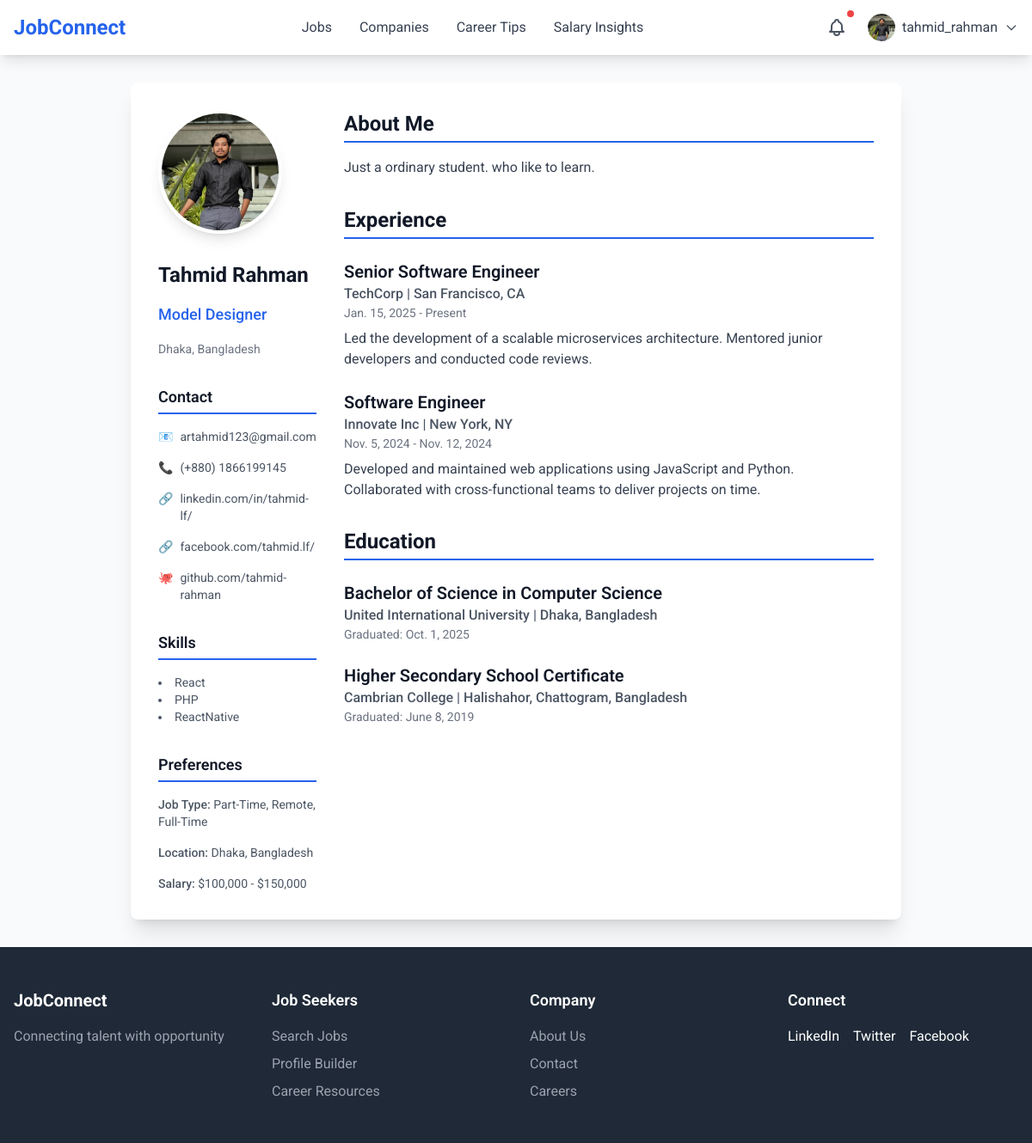
Screenshot of /jobseeker/resume-view/1 (signed in) with the database file from the repository.
### accounts/models.py (models this page shows, shortened)
class CustomUser(AbstractBaseUser, PermissionsMixin):
    id = models.AutoField(primary_key=True)
    name = models.CharField(max_length=100)
    username = models.CharField(max_length=100, unique=True)
    email = models.EmailField(unique=True)
    phone_no = models.IntegerField(max_length=15,null=True,blank=True)
    role = models.CharField(max_length=50, choices=[
        ('admin', 'Admin'),
        ('user', 'User'),
        ('employee', 'Employee'),
    ], default='user')
    status = models.CharField(max_length=50, choices=[
        ('approved','Approved'),
        ('pending', 'Pending'),
    ],default='pending')
    is_active = models.BooleanField(default=True)
    is_staff = models.BooleanField(default=False)
    google_id = models.CharField(max_length=255, blank=True, null=True)
    email_verified = models.BooleanField(default=False)
    objects = CustomUserManager()
    USERNAME_FIELD = 'email'
    REQUIRED_FIELDS = ['username', 'name']

### jobseeker/models.py (models this page shows, shortened)
class Profile(models.Model):
    user = models.OneToOneField(CustomUser, on_delete=models.CASCADE, related_name='profile')
    profile_id = models.AutoField(primary_key=True)
    profile_picture = models.ImageField(upload_to='profile_pics/', blank=True, null=True,default='profile_pics/profile_1.png')
    google_picture_url = models.URLField(blank=True, null=True)
    first_name = models.CharField(max_length=50, blank=True, null=True)
    last_name = models.CharField(max_length=50, blank=True, null=True)
    job_title = models.CharField(max_length=100, blank=True, null=True)
    location = models.CharField(max_length=100, blank=True, null=True)
    about_me = models.TextField( blank=True, null=True)
    establised_at = models.DateField(blank=True, null=True)
    total_employees = models.IntegerField(blank=True, null=True)

class Contact(models.Model):
    profile = models.ForeignKey(Profile, on_delete=models.CASCADE, related_name='contacts')
    contact_id = models.AutoField(primary_key=True)
    email = models.EmailField(blank=True, null=True)
    phone = models.IntegerField(blank=True, null=True)
    link1 = models.URLField(blank=True, null=True)
    link2 = models.URLField(blank=True, null=True)
    link3 = models.URLField(blank=True, null=True)

class Skill(models.Model):
    profile = models.ForeignKey(Profile, on_delete=models.CASCADE, related_name='skills')
    name = models.CharField(max_length=50)

class JobPreference(models.Model):
    profile = models.OneToOneField(Profile, on_delete=models.CASCADE, related_name='job_preferences')
    job_type = models.CharField(max_length=50)
    preferred_location = models.CharField(max_length=100)
    salary_expectation = models.CharField(max_length=50)

class Experience(models.Model):
    profile = models.ForeignKey(Profile, on_delete=models.CASCADE, related_name='experiences')
    exp_id =models.AutoField(primary_key=True)
    job_title = models.CharField(max_length=100)
    company_name = models.CharField(max_length=100)
    location = models.CharField(max_length=100)
    start_date = models.DateField()
    end_date = models.DateField(blank=True, null=True)
    description = models.TextField()

class Education(models.Model):
    profile = models.ForeignKey(Profile, on_delete=models.CASCADE, related_name='educations')
    edu_id =models.AutoField(primary_key=True)
    degree = models.CharField(max_length=100)
    school = models.CharField(max_length=100)
    location = models.CharField(max_length=100)
    graduation_date = models.DateField()

### jobseeker/views.py (the view)
# urls.py: path('resume-view/<int:id>', resume_build, name='resume_build'),
@login_required
def resume_build(request,id):
    pro = Profile.objects.get(profile_id=id)
    edu = pro.educations.all()
    exp = pro.experiences.all()
    skill = pro.skills.all()
    prf = JobPreference.objects.get(profile=pro)
    Cont = Contact.objects.get(profile=pro)
    return render(request, 'jobseeker/resume_tem1.html',{'pro': pro,'edu':edu, 'exp':exp, 'skill':skill,'prf':prf,'cont':Cont})

### static/templates/jobseeker/resume_tem1.html (shortened to what this page needs)
{% extends 'base.html' %}
{% block nav %}
{% if request.user.role == 'user' %}
{% include 'components/main_nav.html' %}
{% else %}
{% include 'components/company_nav.html' %}
{% endif %}
{% endblock nav %}
{% block content %}
<div class="container mx-auto my-8 p-8 bg-white shadow-xl rounded-lg max-w-4xl">
    <div class="grid grid-cols-1 md:grid-cols-4 gap-8">
        <div class="md:col-span-1 space-y-8">
            <div class="w-36 h-36 rounded-full overflow-hidden border-4 border-white shadow-lg mx-auto md:mx-0">
                <img src="{{ pro.profile_picture.url }}" alt="Profile Picture" class="w-full h-full object-cover">
            </div>
            <div class="space-y-4">
                <h2 class="text-2xl font-bold text-gray-900 break-normal">{{pro.first_name}} {{pro.last_name}}</h2>
                <p class="text-lg text-blue-600 font-medium">{{pro.job_title}}</p>
                <p class="text-sm text-gray-500">{{pro.location}}</p>
            </div>
            <div class="space-y-4">
                <h3 class="text-lg font-semibold text-gray-900 border-b-2 border-blue-600 pb-1">Contact</h3>
                {% if cont.email %}
                <p class="text-sm text-gray-600 flex items-start">
                    <span class="mr-2">📧</span> {{cont.email}}
                </p>
                {% endif %}
                {% if cont.phone %}
                <p class="text-sm text-gray-600 flex items-start">
                    <span class="mr-2">📞</span> (+880) {{cont.phone}}
                </p>
                {% endif %}
                {% if cont.link1 %}
                <p class="text-sm text-gray-600 flex items-start break-normal">
                    <span class="mr-2">🔗</span>
                    <a href="{{ cont.link1 }}" class="hover:text-blue-600 hover:underline" target="_blank"
                        title="{{ cont.link1 }}">
                        {{ cont.link1|cut:"https://www."|cut:"http://www."|cut:"https://"|cut:"http://" }}
                    </a>
                </p>
                {% endif %}
                {% if cont.link2 %}
                <p class="text-sm text-gray-600 flex items-start break-normal">
                    <span class="mr-2">🔗</span>
                    <a href="{{ cont.link2 }}" class="hover:text-blue-600 hover:underline" target="_blank"
                        title="{{ cont.link2 }}">
                        {{ cont.link2|cut:"https://www."|cut:"http://www."|cut:"https://"|cut:"http://" }}
                    </a>
                </p>
                {% endif %}
                {% if cont.link3 %}
                <p class="text-sm text-gray-600 flex items-start break-normal">
                    <span class="mr-2">🐙</span>
                    <a href="{{ cont.link3 }}" class="hover:text-blue-600 hover:underline" target="_blank"
                        title="{{ cont.link3 }}">
                        {{ cont.link3|cut:"https://www."|cut:"http://www."|cut:"https://"|cut:"http://" }}
                    </a>
                </p>
                {% endif %}
            </div>
            <div class="space-y-4">
                <h3 class="text-lg font-semibold text-gray-900 border-b-2 border-blue-600 pb-1">Skills</h3>
                <ul class="list-disc list-inside text-sm text-gray-600">
                    {% for s in skill %}
                    <li>{{ s.name }}</li>
                    {% endfor %}
                </ul>
            </div>
            <div class="space-y-4">
                <h3 class="text-lg font-semibold text-gray-900 border-b-2 border-blue-600 pb-1">Preferences</h3>
                <p class="text-sm text-gray-600"><span class="font-medium">Job Type:</span> {{prf.job_type}}</p>
                <p class="text-sm text-gray-600"><span class="font-medium">Location:</span> {{prf.preferred_location}}
                </p>
                <p class="text-sm text-gray-600"><span class="font-medium">Salary:</span> {{prf.salary_expectation}}</p>
            </div>
        </div>
        <div class="md:col-span-3 space-y-8">
            <div>
                <h2 class="text-2xl font-bold text-gray-900 border-b-2 border-blue-600 pb-1">About Me</h2>
                <p class="mt-4 text-gray-700 leading-relaxed">
                    {{pro.about_me}}
                </p>
            </div>
            <div>
                <h2 class="text-2xl font-bold text-gray-900 border-b-2 border-blue-600 pb-1">Experience</h2>
                {% for e in exp %}
                <div class="mt-6">
                    <h3 class="text-xl font-semibold text-gray-900">{{e.job_title}}</h3>
                    <p class="text-gray-600 font-medium">{{e.company_name}} | {{e.location}}</p>
                    <p class="text-sm text-gray-500">{{e.start_date}} - {% if e.end_date %}
                        {{ e.end_date }}
                        {% else %}
                        Present
                        {% endif %}</p>
                    <p class="mt-2 text-gray-700">
                        {{e.description}}
                    </p>
                </div>
                {% endfor %}
            </div>
            <div>
                <h2 class="text-2xl font-bold text-gray-900 border-b-2 border-blue-600 pb-1">Education</h2>
                {% for e in edu %}
                <div class="mt-6">
                    <h3 class="text-xl font-semibold text-gray-900">{{e.degree}}</h3>
                    <p class="text-gray-600 font-medium">{{e.school}} | {{e.location}}</p>
                    <p class="text-sm text-gray-500">Graduated: {{e.graduation_date}}</p>
                </div>
                {% endfor %}
            </div>
        </div>
    </div>
</div>
{% endblock content %}
{% block footer %}
<div class="footer-container hidden md:block">
    {% include 'components/footer.html' %}
</div>
{% endblock footer %}

### static/templates/components/main_nav.html (shortened to what this page needs)
<nav class="bg-white shadow-lg sticky top-0 z-[10]">
    <div class="max-w-7xl mx-auto px-4">
        <div class="flex justify-between items-center h-16">
            <a href="/jobseeker/jobs/" class="flex items-center">
                <span class="text-2xl font-bold text-blue-600">JobConnect</span>
            </a>
            <div class="hidden md:flex space-x-8">
                <a href="/jobseeker/jobs"
                    class="hover:text-blue-600 {% if '/jobseeker/jobs' in request.path %} text-blue-600 {% else %} text-gray-700 {% endif %} ">
                    Jobs
                </a>
                <a href="/jobseeker/company"
                    class="{% if '/jobseeker/company' in request.path %} text-blue-600 {% else %} text-gray-700 {% endif %} hover:text-blue-600">Companies</a>
                <a href="/jobseeker/tips"
                    class="{% if '/jobseeker/tips' in request.path %} text-blue-600 {% else %} text-gray-700 {% endif %} hover:text-blue-600">Career
                    Tips</a>
                <a href="/jobseeker/salaryinsight"
                    class="{% if '/jobseeker/salaryinsight' in request.path %} text-blue-600 {% else %} text-gray-700 {% endif %} hover:text-blue-600">Salary
                    Insights</a>
            </div>
            <div class="flex items-center space-x-4">
                <div class="relative">
                    <button id="notificationButton" class="p-2 text-gray-600 hover:text-blue-600 relative">
                        <span class="absolute top-0 right-0 w-2 h-2 bg-red-500 rounded-full"></span>
                    </button>
                </div>
                <div class="relative">
                    <button id="profileButton" class="flex items-center space-x-2 focus:outline-none">
                        <img src="{{ request.user.profile.profile_picture.url }}" alt="Profile"
                            class="w-8 h-8 rounded-full bg-black">
                        <span class="hidden md:block text-gray-700">{{ request.user.username }}</span>
                        <svg class="w-4 h-4 text-gray-600" fill="none" stroke="currentColor" viewBox="0 0 24 24">
                            <path stroke-linecap="round" stroke-linejoin="round" stroke-width="2" d="M19 9l-7 7-7-7" />
                        </svg>
                    </button>
                </div>
            </div>
        </div>
    </div>
</nav>

### rows the page displays
CustomUser: user.profile.profile_picture (picture), user.username "tahmid_rahman"
Profile: profile_picture (picture), first_name "Tahmid", last_name "Rahman", job_title "Model Designer", location "Dhaka, Bangladesh", about_me "Just a ordinary student. who like to learn."
Contact: email "artahmid123@gmail.com", phone "1866199145", link1 "linkedin.com/in/tahmid-lf/", link2 "facebook.com/tahmid.lf/", link3 "github.com/tahmid-rahman"
Skill: name "React"
Skill: name "PHP"
Skill: name "ReactNative"
JobPreference: job_type "Part-Time, Remote, Full-Time", preferred_location "Dhaka, Bangladesh", salary_expectation "$100,000 - $150,000"
Experience: job_title "Senior Software Engineer", company_name "TechCorp", location "San Francisco, CA", start_date "Jan. 15, 2025", shows "Present", description "Led the development of a scalable microservices architecture. Mentored junior developers and conducted code reviews."
Experience: job_title "Software Engineer", company_name "Innovate Inc", location "New York, NY", start_date "Nov. 5, 2024", end_date "Nov. 12, 2024", description "Developed and maintained web applications using JavaScript and Python. Collaborated with cross-functional teams to deliver projects on time."
Education: degree "Bachelor of Science in Computer Science", school "United International University", location "Dhaka, Bangladesh", graduation_date "Oct. 1, 2025"
Education: degree "Higher Secondary School Certificate", school "Cambrian College", location "Halishahor, Chattogram, Bangladesh", graduation_date "June 8, 2019"
